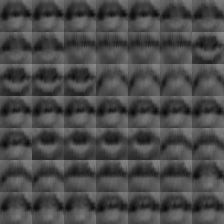
#> input picture Dataset/F01_phrases02_07.jpg, 224 x 224 px; its folder holds only this picture in this run
$ python Make_training_cluster.py
#> lines starting #> are read from the running program, lines starting #| are printed output that depends on the picture
#!/usr/bin/env python3
# -*- coding: utf-8 -*-
"""
Created on Sat Feb  3 01:29:49 2018

@author: saquib
"""

import os
import matplotlib.pyplot as plt
import numpy as np
import cv2
tdir = '/home/saquib/Downloads/LipNet/Dataset/'
os.chdir('Dataset')
for f in os.listdir():
    os.chdir(f)
    for l in os.listdir():
        os.chdir(l)
        for w in os.listdir():
            os.chdir(w)
            for p in os.listdir():
                os.chdir(p)
                os.chdir('lip_Testing')
                seq = np.zeros((224,224))
                orig = len(os.listdir())
                orig_image = []
                for i in os.listdir():
                    img = cv2.imread(i,0)
#> img is the input picture: shape (224, 224); min 10, max 137, mean 74.1
                    img = cv2.resize(img,(32,32),interpolation = cv2.INTER_LINEAR)
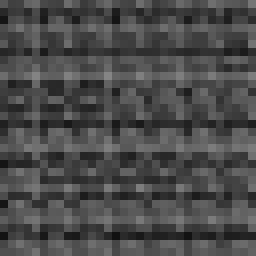
#> img: shape (32, 32) (shown 8 times larger); min 17, max 133, mean 74.3
                    orig_image.append(img)
                x_limit = 32
                y_limit = 32
                iterator_x = 0
                iterator_y = 0
                for i in range(0,49):
                	#seq[iterator_x:iterator_x+x_limit,iterator_y:iterator_y+y_limit] = orig_image[int((i*orig)/49)] movement along x-axis
                    seq[iterator_y:iterator_y+y_limit,iterator_x:iterator_x+x_limit] = orig_image[int((i*orig)/49)] # movement along y-axis
                    iterator_x = iterator_x + x_limit
                    if iterator_x == 224:
                        iterator_x = 0
                        iterator_y = iterator_y + y_limit
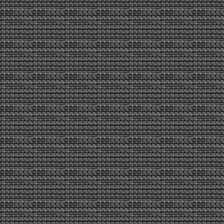
#> seq: shape (224, 224) float64; min 17, max 133, mean 74.3
#> after the loop, iterator_x = 0; iterator_y = 224
                name = tdir+f+'_'+l+w+'_'+p+'.jpg'
                cv2.imwrite(name,seq)
                os.chdir('..')
                os.chdir('..')
            os.chdir('..')
        os.chdir('..')
    os.chdir('..')

$ run again, on Dataset/F01_phrases04_10.jpg
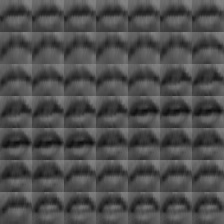
#> input picture Dataset/F01_phrases04_10.jpg, 224 x 224 px
#> img is the input picture: shape (224, 224); min 11, max 134, mean 77.5
#> `img = cv2.resize(img,(32,32),interpolation = cv2.INTER_LINEAR)`:
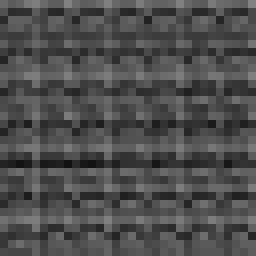
#> img: shape (32, 32) (shown 8 times larger); min 18, max 130, mean 77.6
#> after the loop `for i in range(0,49):`:
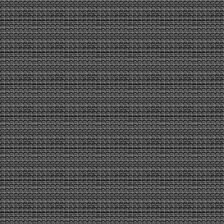
#> seq: shape (224, 224) float64; min 18, max 130, mean 77.6
#> after the loop `for i in range(0,49):`: iterator_x = 0; iterator_y = 224

$ run again, on Dataset/F01_phrases07_05.jpg
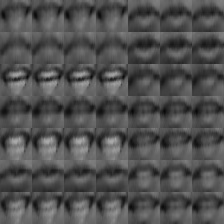
#> input picture Dataset/F01_phrases07_05.jpg, 224 x 224 px
#> img is the input picture: shape (224, 224); min 8, max 171, mean 80.4
#> `img = cv2.resize(img,(32,32),interpolation = cv2.INTER_LINEAR)`:
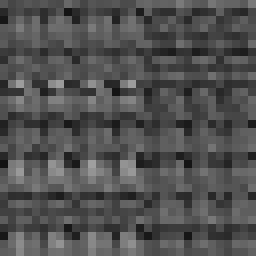
#> img: shape (32, 32) (shown 8 times larger); min 19, max 159, mean 80.7
#> after the loop `for i in range(0,49):`:
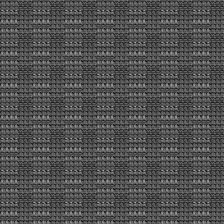
#> seq: shape (224, 224) float64; min 19, max 159, mean 80.7
#> after the loop `for i in range(0,49):`: iterator_x = 0; iterator_y = 224

$ run again, on Dataset/F01_words03_04.jpg
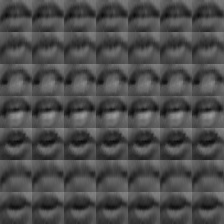
#> input picture Dataset/F01_words03_04.jpg, 224 x 224 px
#> img is the input picture: shape (224, 224); min 9, max 155, mean 75.6
#> `img = cv2.resize(img,(32,32),interpolation = cv2.INTER_LINEAR)`:
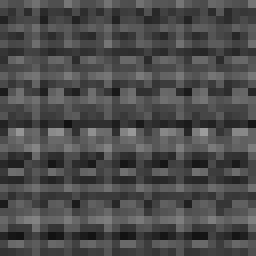
#> img: shape (32, 32) (shown 8 times larger); min 17, max 155, mean 75.1
#> after the loop `for i in range(0,49):`:
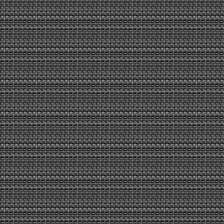
#> seq: shape (224, 224) float64; min 17, max 155, mean 75.1
#> after the loop `for i in range(0,49):`: iterator_x = 0; iterator_y = 224

$ run again, on Dataset/F01_phrases03_10.jpg
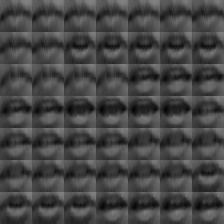
#> input picture Dataset/F01_phrases03_10.jpg, 224 x 224 px
#> img is the input picture: shape (224, 224); min 4, max 131, mean 69.6
#> `img = cv2.resize(img,(32,32),interpolation = cv2.INTER_LINEAR)`:
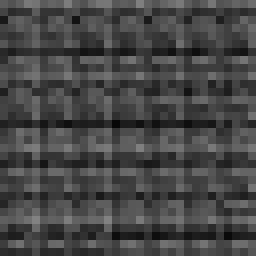
#> img: shape (32, 32) (shown 8 times larger); min 7, max 130, mean 69.7
#> after the loop `for i in range(0,49):`:
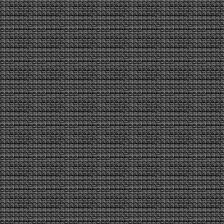
#> seq: shape (224, 224) float64; min 7, max 130, mean 69.7
#> after the loop `for i in range(0,49):`: iterator_x = 0; iterator_y = 224
